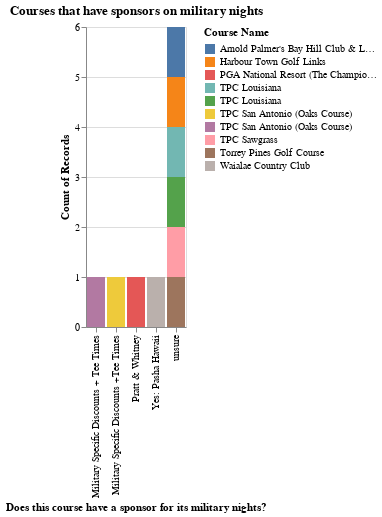

The notebook cell saved with this chart:
### Code cell
alt.Chart(golf_military,title='Courses that have sponsors on military nights').mark_bar().encode(
    x=alt.X('military_sponsors:N',title='Does this course have a sponsor for its military nights?'),
    y=alt.Y("count():Q"),
    color=alt.Color('course_name:N',title="Course Name")
)

### Figure 1 — Vega-Lite specification as saved in the notebook (floating-point values rounded to 4 significant figures)
{"config": {"view": {"continuousWidth": 300, "continuousHeight": 300}}, "data": {"name": "data-b1606c402e02084ab7a5b342ab9715b1"}, "mark": {"type": "bar"}, "encoding": {"color": {"field": "course_name", "title": "Course Name", "type": "nominal"}, "x": {"field": "military_sponsors", "title": "Does this course have a sponsor for its military nights?", "type": "nominal"}, "y": {"aggregate": "count", "type": "quantitative"}}, "title": "Courses that have sponsors on military nights", "$schema": "https://vega.github.io/schema/vega-lite/v5.20.1.json", "datasets": {"data-b1606c402e02084ab7a5b342ab9715b1": [{"Timestamp": "6/4/2024 16:15:01", "course_name": "Waialae Country Club ", "contact_name": "unsure", "Title": "unsure", "phone_number": "808-734-2151", "Email": "unsure", "grocery_partner": "unsure", "concession_company": "unsure", "manager_name": "Russ Onizuka ", "food_distributor": "D. Otani Produce ", "convenience_partner": "unsure", "has_cupholder_sponsors": "No", "cupholder_sponsor_notes": "unsure", "current_cuphold_sponsor": "unsure", "has_bathroom_cupholders": "No", "current_bathroom_sponsor": "unsure", "sponsored_concession_items": "printed paper products", "num_cupholder_seats": "unsure", "num_souvenir_cups_per_seat": "unsure", "concession_tray_annual_volume": "unsure", "offers_stadium_wifi": "Yes", "stadium_wifi_notes": "unsure", "current_wifi_partner": "unsure", "wifi_carrier": "Spectrum", "offers_charging_stations": "No", "charging_station_sponsor": "unsure", "charging_solution": "unsure", "outside_digital_signage": "unsure", "main_fan_engagement_targets": "unsure", "veteran_programs": "Tickets to the game, PSA's in the stadium, PSA's on TV", "has_veterans_night": "Yes", "veteran_sponsors": "Yes: Pasha Hawaii", "has_military_night": "Yes", "military_sponsors": "Yes: Pasha Hawaii ", "use_sports_media_format": "unsure", "available_food_categories": "Hot Dogs, Water, Hamburgers, Buns", "pouring_partners": "Coca-Cola, Anheuser-Busch", "non_exclusive_categories": "unsure", "exclusive_partnerships": "unsure", "controls_radio_or_tv_network": "No", "requests_radio_or_tv": "unsure", "offers_rotational_signage": "No", "rotational_signage_rate": "unsure", "Notes": "unsure", "rotational_signage_notes": "unsure", "Website": "unsure", "League": "unsure", "Exclusivefanareasatsignatureholes": 0, "Socialmediacampaigns": 0, "meettheplayers": 0, "productdemos": 0}, {"Timestamp": "6/4/2024 18:02:01", "course_name": "Torrey Pines Golf Course ", "contact_name": "unsure", "Title": "unsure", "phone_number": "858-452-3226", "Email": "support@shoptorreypines.com ", "grocery_partner": "unsure", "concession_company": "unsure", "manager_name": "John Howard ", "food_distributor": "unsure", "convenience_partner": "unsure", "has_cupholder_sponsors": "No", "cupholder_sponsor_notes": "unsure", "current_cuphold_sponsor": "unsure", "has_bathroom_cupholders": "No", "current_bathroom_sponsor": "unsure", "sponsored_concession_items": "printed paper products", "num_cupholder_seats": "unsure", "num_souvenir_cups_per_seat": "unsure", "concession_tray_annual_volume": "unsure", "offers_stadium_wifi": "No", "stadium_wifi_notes": "unsure", "current_wifi_partner": "unsure", "wifi_carrier": "unsure", "offers_charging_stations": "No", "charging_station_sponsor": "unsure", "charging_solution": "unsure", "outside_digital_signage": "Fan Fest Areas", "main_fan_engagement_targets": "unsure", "veteran_programs": "Tickets to the game, PSA's in the stadium, PSA's on TV", "has_veterans_night": "unsure", "veteran_sponsors": "unsure", "has_military_night": "Yes", "military_sponsors": "unsure", "use_sports_media_format": "unsure", "available_food_categories": "Ice-Cream, Water, Brisket, Smoked Chicken, Barbecue", "pouring_partners": "Pepsi, Anheuser-Busch, Kona Brewing Company, Fifth Generation, Proximo Spirits ", "non_exclusive_categories": "unsure", "exclusive_partnerships": "unsure", "controls_radio_or_tv_network": "No", "requests_radio_or_tv": "unsure", "offers_rotational_signage": "No", "rotational_signage_rate": "unsure", "Notes": "unsure", "rotational_signage_notes": "unsure", "Website": "unsure", "League": "unsure", "Exclusivefanareasatsignatureholes": 0, "Socialmediacampaigns": 0, "meettheplayers": 0, "productdemos": 0}, {"Timestamp": "6/5/2024 2:38:00", "course_name": "PGA National Resort (The Champion Course)", "contact_name": "unsure", "Title": "unsure", "phone_number": "800-863-2819", "Email": "unsure", "grocery_partner": "unsure", "concession_company": "unsure", "manager_name": "unsure", "food_distributor": "unsure", "convenience_partner": "unsure", "has_cupholder_sponsors": "No", "cupholder_sponsor_notes": "unsure", "current_cuphold_sponsor": "unsure", "has_bathroom_cupholders": "No", "current_bathroom_sponsor": "unsure", "sponsored_concession_items": "unsure", "num_cupholder_seats": "unsure", "num_souvenir_cups_per_seat": "unsure", "concession_tray_annual_volume": "unsure", "offers_stadium_wifi": "unsure", "stadium_wifi_notes": "unsure", "current_wifi_partner": "unsure", "wifi_carrier": "unsure", "offers_charging_stations": "unsure", "charging_station_sponsor": "unsure", "charging_solution": "unsure", "outside_digital_signage": "Tailgate Area, Entrance, Fan Fest Areas", "main_fan_engagement_targets": "unsure", "veteran_programs": "Tickets to the game, PSA's in the stadium, PSA's on TV", "has_veterans_night": "unsure", "veteran_sponsors": "unsure", "has_military_night": "Yes", "military_sponsors": "Pratt & Whitney ", "use_sports_media_format": "unsure", "available_food_categories": "Hot Dogs, Sausage, Ice-Cream, Salty Snacks, Hamburgers, Smoked Chicken, Buns, Barbecue", "pouring_partners": "Coca-Cola, Goslings Rum, Proximo Spirits, Constellation Brands (Corona)", "non_exclusive_categories": "unsure", "exclusive_partnerships": "unsure", "controls_radio_or_tv_network": "No", "requests_radio_or_tv": "unsure", "offers_rotational_signage": "No", "rotational_signage_rate": "unsure", "Notes": "unsure", "rotational_signage_notes": "unsure", "Website": "unsure", "League": "unsure", "Exclusivefanareasatsignatureholes": 0, "Socialmediacampaigns": 0, "meettheplayers": 0, "productdemos": 0}, {"Timestamp": "6/5/2024 14:31:57", "course_name": "Arnold Palmer's Bay Hill Club & Lodge ", "contact_name": "unsure", "Title": "unsure", "phone_number": "407-876-2429", "Email": "unsure", "grocery_partner": "unsure", "concession_company": "unsure", "manager_name": "Jim Hinckley", "food_distributor": "unsure", "convenience_partner": "unsure", "has_cupholder_sponsors": "unsure", "cupholder_sponsor_notes": "unsure", "current_cuphold_sponsor": "unsure", "has_bathroom_cupholders": "unsure", "current_bathroom_sponsor": "unsure", "sponsored_concession_items": "unsure", "num_cupholder_seats": "unsure", "num_souvenir_cups_per_seat": "unsure", "concession_tray_annual_volume": "unsure", "offers_stadium_wifi": "unsure", "stadium_wifi_notes": "unsure", "current_wifi_partner": "unsure", "wifi_carrier": "unsure", "offers_charging_stations": "unsure", "charging_station_sponsor": "unsure", "charging_solution": "unsure", "outside_digital_signage": "Tailgate Area, Fan Fest Areas", "main_fan_engagement_targets": "unsure", "veteran_programs": "Tickets to the game", "has_veterans_night": "unsure", "veteran_sponsors": "unsure", "has_military_night": "Yes", "military_sponsors": "unsure", "use_sports_media_format": "unsure", "available_food_categories": "Ice-Cream, Pizza, Water", "pouring_partners": "Coca-Cola, Anheuser-Busch, Arizona Beverage Company, Nolet Distillery, White Claw", "non_exclusive_categories": "unsure", "exclusive_partnerships": "unsure", "controls_radio_or_tv_network": "No", "requests_radio_or_tv": "unsure", "offers_rotational_signage": "No", "rotational_signage_rate": "unsure", "Notes": "unsure", "rotational_signage_notes": "unsure", "Website": "unsure", "League": "unsure", "Exclusivefanareasatsignatureholes": 0, "Socialmediacampaigns": 0, "meettheplayers": 0, "productdemos": 0}, {"Timestamp": "6/5/2024 15:51:00", "course_name": "TPC Sawgrass ", "contact_name": "unsure", "Title": "unsure", "phone_number": "904-273-3235", "Email": "unsure", "grocery_partner": "unsure", "concession_company": "Proof of the Pudding ", "manager_name": "Derek Sprague ", "food_distributor": "unsure", "convenience_partner": "unsure", "has_cupholder_sponsors": "No", "cupholder_sponsor_notes": "unsure", "current_cuphold_sponsor": "unsure", "has_bathroom_cupholders": "No", "current_bathroom_sponsor": "unsure", "sponsored_concession_items": "unsure", "num_cupholder_seats": "unsure", "num_souvenir_cups_per_seat": "unsure", "concession_tray_annual_volume": "unsure", "offers_stadium_wifi": "unsure", "stadium_wifi_notes": "unsure", "current_wifi_partner": "unsure", "wifi_carrier": "Xfinity", "offers_charging_stations": "No", "charging_station_sponsor": "unsure", "charging_solution": "unsure", "outside_digital_signage": "unsure", "main_fan_engagement_targets": "unsure", "veteran_programs": "Tickets to the game, PSA's in the stadium", "has_veterans_night": "unsure", "veteran_sponsors": "unsure", "has_military_night": "Yes", "military_sponsors": "unsure", "use_sports_media_format": "unsure", "available_food_categories": "Hot Dogs, Ice-Cream, Pizza, Water, Hamburgers, Buns, Barbecue", "pouring_partners": "Coca-Cola, Anheuser-Busch", "non_exclusive_categories": "unsure", "exclusive_partnerships": "unsure", "controls_radio_or_tv_network": "No", "requests_radio_or_tv": "unsure", "offers_rotational_signage": "No", "rotational_signage_rate": "unsure", "Notes": "unsure", "rotational_signage_notes": "unsure", "Website": "unsure", "League": "unsure", "Exclusivefanareasatsignatureholes": 0, "Socialmediacampaigns": 0, "meettheplayers": 0, "productdemos": 0}, {"Timestamp": "6/19/2024 19:49:46", "course_name": "TPC San Antonio (Oaks Course) ", "contact_name": "unsure", "Title": "unsure", "phone_number": "210-491-5800", "Email": "unsure", "grocery_partner": "unsure", "concession_company": "18 Oaks Restaurant ", "manager_name": "Matt Flory ", "food_distributor": "Performance Foodservice", "convenience_partner": "unsure", "has_cupholder_sponsors": "No", "cupholder_sponsor_notes": "unsure", "current_cuphold_sponsor": "unsure", "has_bathroom_cupholders": "No", "current_bathroom_sponsor": "unsure", "sponsored_concession_items": "unsure", "num_cupholder_seats": "unsure", "num_souvenir_cups_per_seat": "unsure", "concession_tray_annual_volume": "unsure", "offers_stadium_wifi": "No", "stadium_wifi_notes": "unsure", "current_wifi_partner": "unsure", "wifi_carrier": "unsure", "offers_charging_stations": "unsure", "charging_station_sponsor": "unsure", "charging_solution": "unsure", "outside_digital_signage": "unsure", "main_fan_engagement_targets": "unsure", "veteran_programs": "Tickets to the game", "has_veterans_night": "unsure", "veteran_sponsors": "unsure", "has_military_night": "Yes", "military_sponsors": "Military Specific Discounts + Tee Times ", "use_sports_media_format": "unsure", "available_food_categories": "unsure", "pouring_partners": "Anheuser-Busch", "non_exclusive_categories": "unsure", "exclusive_partnerships": "unsure", "controls_radio_or_tv_network": "No", "requests_radio_or_tv": "unsure", "offers_rotational_signage": "No", "rotational_signage_rate": "unsure", "Notes": "unsure", "rotational_signage_notes": "unsure", "Website": "unsure", "League": "unsure", "Exclusivefanareasatsignatureholes": 0, "Socialmediacampaigns": 0, "meettheplayers": 0, "productdemos": 0}, {"Timestamp": "6/19/2024 21:54:50", "course_name": "TPC Louisiana", "contact_name": "unsure", "Title": "unsure", "phone_number": "(504) 436-8721", "Email": "unsure", "grocery_partner": "unsure", "concession_company": "TPC Grille", "manager_name": "Luke Farabaugh ", "food_distributor": "Performance Foodservice", "convenience_partner": "unsure", "has_cupholder_sponsors": "unsure", "cupholder_sponsor_notes": "unsure", "current_cuphold_sponsor": "unsure", "has_bathroom_cupholders": "No", "current_bathroom_sponsor": "unsure", "sponsored_concession_items": "unsure", "num_cupholder_seats": "unsure", "num_souvenir_cups_per_seat": "unsure", "concession_tray_annual_volume": "unsure", "offers_stadium_wifi": "Yes", "stadium_wifi_notes": "unsure", "current_wifi_partner": "unsure", "wifi_carrier": "Xfinity", "offers_charging_stations": "unsure", "charging_station_sponsor": "unsure", "charging_solution": "unsure", "outside_digital_signage": "unsure", "main_fan_engagement_targets": "unsure", "veteran_programs": "Tickets to the game, PSA's in the stadium", "has_veterans_night": "unsure", "veteran_sponsors": "unsure", "has_military_night": "Yes", "military_sponsors": "unsure", "use_sports_media_format": "unsure", "available_food_categories": "Water, Buns, Barbecue", "pouring_partners": "Coca-Cola, Anheuser-Busch, Tito's Vodka, Meiomo Wines", "non_exclusive_categories": "unsure", "exclusive_partnerships": "unsure", "controls_radio_or_tv_network": "No", "requests_radio_or_tv": "unsure", "offers_rotational_signage": "No", "rotational_signage_rate": "unsure", "Notes": "unsure", "rotational_signage_notes": "unsure", "Website": "unsure", "League": "unsure", "Exclusivefanareasatsignatureholes": 0, "Socialmediacampaigns": 0, "meettheplayers": 0, "productdemos": 0}, {"Timestamp": "3/26/2025 1:30:19", "course_name": "TPC San Antonio (Oaks Course)", "contact_name": "Savannah Vathy", "Title": "Member Services", "phone_number": "210-491-5817", "Email": "savannahvathy@pgatourtpc.com", "grocery_partner": "unsure", "concession_company": "18 Oaks Restaurant ", "manager_name": "Matt Flory", "food_distributor": "Performance Food Service", "convenience_partner": "unsure", "has_cupholder_sponsors": "No", "cupholder_sponsor_notes": "unsure", "current_cuphold_sponsor": "unsure", "has_bathroom_cupholders": "No", "current_bathroom_sponsor": "unsure", "sponsored_concession_items": "unsure", "num_cupholder_seats": "unsure", "num_souvenir_cups_per_seat": "unsure", "concession_tray_annual_volume": "unsure", "offers_stadium_wifi": "Yes", "stadium_wifi_notes": "unsure", "current_wifi_partner": "unsure", "wifi_carrier": "AT&T", "offers_charging_stations": "Yes", "charging_station_sponsor": "unsure", "charging_solution": "unsure", "outside_digital_signage": "unsure", "main_fan_engagement_targets": "Socialmediacampaigns,productdemos,meettheplayers", "veteran_programs": "Tickets to the game", "has_veterans_night": "Yes", "veteran_sponsors": "unsure", "has_military_night": "Yes", "military_sponsors": "Military Specific Discounts +Tee Times", "use_sports_media_format": "unsure", "available_food_categories": "unsure", "pouring_partners": "Anheuser-Busch", "non_exclusive_categories": "unsure", "exclusive_partnerships": "unsure", "controls_radio_or_tv_network": "No", "requests_radio_or_tv": "unsure", "offers_rotational_signage": "No", "rotational_signage_rate": "unsure", "Notes": "Done by research", "rotational_signage_notes": "unsure", "Website": "tpc.com/sanantonio/oaks-course/", "League": "unsure", "Exclusivefanareasatsignatureholes": 0, "Socialmediacampaigns": 1, "meettheplayers": 1, "productdemos": 1}, {"Timestamp": "3/26/2025 22:02:39", "course_name": "Harbour Town Golf Links", "contact_name": "unsure", "Title": "unsure", "phone_number": "843-363-8100", "Email": "unsure", "grocery_partner": "unsure", "concession_company": "Links", "manager_name": "John Farrell", "food_distributor": "unsure", "convenience_partner": "unsure", "has_cupholder_sponsors": "No", "cupholder_sponsor_notes": "unsure", "current_cuphold_sponsor": "unsure", "has_bathroom_cupholders": "No", "current_bathroom_sponsor": "unsure", "sponsored_concession_items": "unsure", "num_cupholder_seats": "unsure", "num_souvenir_cups_per_seat": "unsure", "concession_tray_annual_volume": "unsure", "offers_stadium_wifi": "Yes", "stadium_wifi_notes": "unsure", "current_wifi_partner": "unsure", "wifi_carrier": "unsure", "offers_charging_stations": "Yes", "charging_station_sponsor": "unsure", "charging_solution": "unsure", "outside_digital_signage": "unsure", "main_fan_engagement_targets": "unsure", "veteran_programs": "Tickets to the game", "has_veterans_night": "Yes", "veteran_sponsors": "unsure", "has_military_night": "Yes", "military_sponsors": "unsure", "use_sports_media_format": "unsure", "available_food_categories": "unsure", "pouring_partners": "Anheuser-Busch", "non_exclusive_categories": "unsure", "exclusive_partnerships": "unsure", "controls_radio_or_tv_network": "No", "requests_radio_or_tv": "unsure", "offers_rotational_signage": "No", "rotational_signage_rate": "unsure", "Notes": "Done by research", "rotational_signage_notes": "unsure", "Website": "unsure", "League": "unsure", "Exclusivefanareasatsignatureholes": 0, "Socialmediacampaigns": 0, "meettheplayers": 0, "productdemos": 0}, {"Timestamp": "3/26/2025 22:31:57", "course_name": "TPC Louisiana ", "contact_name": "unsure", "Title": "unsure", "phone_number": "504-436-8721", "Email": "unsure", "grocery_partner": "unsure", "concession_company": "TPC Grille", "manager_name": "Luke Farabaugh", "food_distributor": "Performance Food Service", "convenience_partner": "unsure", "has_cupholder_sponsors": "unsure", "cupholder_sponsor_notes": "unsure", "current_cuphold_sponsor": "unsure", "has_bathroom_cupholders": "No", "current_bathroom_sponsor": "unsure", "sponsored_concession_items": "unsure", "num_cupholder_seats": "unsure", "num_souvenir_cups_per_seat": "unsure", "concession_tray_annual_volume": "unsure", "offers_stadium_wifi": "Yes", "stadium_wifi_notes": "unsure", "current_wifi_partner": "unsure", "wifi_carrier": "unsure", "offers_charging_stations": "Yes", "charging_station_sponsor": "unsure", "charging_solution": "unsure", "outside_digital_signage": "unsure", "main_fan_engagement_targets": "unsure", "veteran_programs": "Tickets to the game, PSA's in the stadium", "has_veterans_night": "Yes", "veteran_sponsors": "unsure", "has_military_night": "Yes", "military_sponsors": "unsure", "use_sports_media_format": "unsure", "available_food_categories": "Water, Buns, Barbecue", "pouring_partners": "Coca-Cola, Anheuser-Busch, Tito's Vodka, Meiomo wines", "non_exclusive_categories": "unsure", "exclusive_partnerships": "unsure", "controls_radio_or_tv_network": "No", "requests_radio_or_tv": "unsure", "offers_rotational_signage": "No", "rotational_signage_rate": "unsure", "Notes": "Done by research", "rotational_signage_notes": "unsure", "Website": "unsure", "League": "unsure", "Exclusivefanareasatsignatureholes": 0, "Socialmediacampaigns": 0, "meettheplayers": 0, "productdemos": 0}]}}
